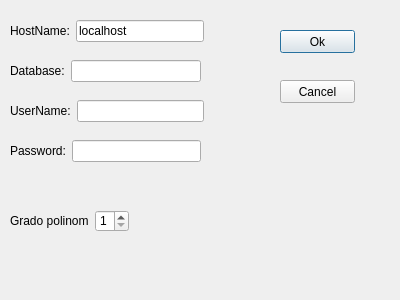
<?xml version="1.0" encoding="UTF-8"?>
<ui version="4.0">
 <class>DatabaseManager</class>
 <widget class="QDialog" name="DatabaseManager">
  <property name="geometry">
   <rect>
    <x>0</x>
    <y>0</y>
    <width>400</width>
    <height>300</height>
   </rect>
  </property>
  <property name="windowTitle">
   <string>Collegamento database</string>
  </property>
  <widget class="QPushButton" name="OkButton">
   <property name="geometry">
    <rect>
     <x>280</x>
     <y>30</y>
     <width>75</width>
     <height>23</height>
    </rect>
   </property>
   <property name="text">
    <string>Ok</string>
   </property>
  </widget>
  <widget class="QPushButton" name="cancelButton">
   <property name="geometry">
    <rect>
     <x>280</x>
     <y>80</y>
     <width>75</width>
     <height>23</height>
    </rect>
   </property>
   <property name="text">
    <string>Cancel</string>
   </property>
  </widget>
  <widget class="QWidget" name="layoutWidget">
   <property name="geometry">
    <rect>
     <x>10</x>
     <y>20</y>
     <width>194</width>
     <height>22</height>
    </rect>
   </property>
   <layout class="QHBoxLayout" name="horizontalLayout">
    <item>
     <widget class="QLabel" name="label">
      <property name="text">
       <string>HostName:</string>
      </property>
     </widget>
    </item>
    <item>
     <widget class="QLineEdit" name="hostLineEdit">
      <property name="text">
       <string>localhost</string>
      </property>
     </widget>
    </item>
   </layout>
  </widget>
  <widget class="QWidget" name="layoutWidget">
   <property name="geometry">
    <rect>
     <x>10</x>
     <y>60</y>
     <width>191</width>
     <height>22</height>
    </rect>
   </property>
   <layout class="QHBoxLayout" name="horizontalLayout_2">
    <item>
     <widget class="QLabel" name="label_2">
      <property name="text">
       <string>Database:</string>
      </property>
     </widget>
    </item>
    <item>
     <widget class="QLineEdit" name="databaseLineEdit"/>
    </item>
   </layout>
  </widget>
  <widget class="QWidget" name="layoutWidget">
   <property name="geometry">
    <rect>
     <x>10</x>
     <y>100</y>
     <width>194</width>
     <height>22</height>
    </rect>
   </property>
   <layout class="QHBoxLayout" name="horizontalLayout_3">
    <item>
     <widget class="QLabel" name="label_3">
      <property name="text">
       <string>UserName:</string>
      </property>
     </widget>
    </item>
    <item>
     <widget class="QLineEdit" name="userLineEdit"/>
    </item>
   </layout>
  </widget>
  <widget class="QWidget" name="layoutWidget">
   <property name="geometry">
    <rect>
     <x>10</x>
     <y>140</y>
     <width>191</width>
     <height>22</height>
    </rect>
   </property>
   <layout class="QHBoxLayout" name="horizontalLayout_4">
    <item>
     <widget class="QLabel" name="label_4">
      <property name="text">
       <string>Password:</string>
      </property>
     </widget>
    </item>
    <item>
     <widget class="QLineEdit" name="passwordLineEdit">
      <property name="echoMode">
       <enum>QLineEdit::Password</enum>
      </property>
     </widget>
    </item>
   </layout>
  </widget>
  <widget class="QWidget" name="layoutWidget">
   <property name="geometry">
    <rect>
     <x>10</x>
     <y>210</y>
     <width>119</width>
     <height>22</height>
    </rect>
   </property>
   <layout class="QHBoxLayout" name="horizontalLayout_5">
    <item>
     <widget class="QLabel" name="label_5">
      <property name="text">
       <string>Grado polinomio:</string>
      </property>
     </widget>
    </item>
    <item>
     <widget class="QSpinBox" name="degreeSpinBox">
      <property name="minimum">
       <number>1</number>
      </property>
      <property name="maximum">
       <number>4</number>
      </property>
     </widget>
    </item>
   </layout>
  </widget>
 </widget>
 <resources/>
 <connections/>
</ui>
